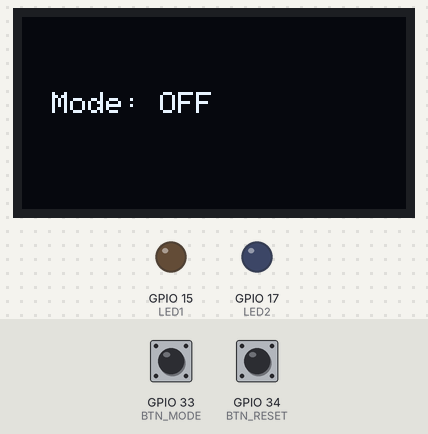
Recording of a program running on a simulated ESP32. Shown: 128×64 one-colour display, output pins drawn as LEDs (lit = HIGH). Inputs (shaded band) come from the test bench; at power-on: GPIO 34 (BTN_RESET) HIGH, GPIO 33 (BTN_MODE) HIGH.

Above: at 1.2 s.
1.3 s: GPIO 34 (BTN_RESET) pulled LOW for 0.75 s
At 2.4 s:
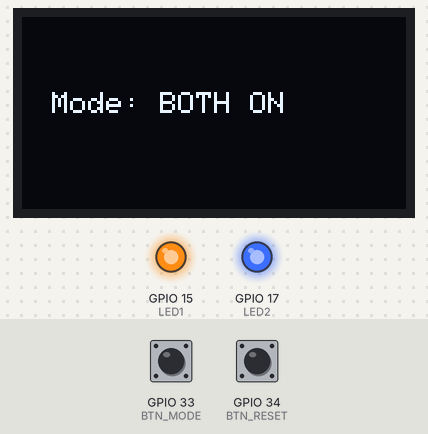
4.0 s: GPIO 34 (BTN_RESET) pulled LOW for 1 s
At 5.3 s:
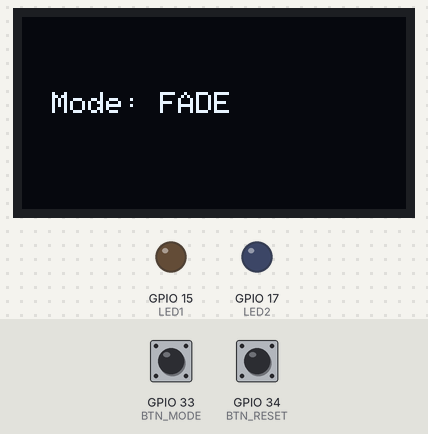
6.9 s: GPIO 34 (BTN_RESET) pulled LOW for 3.2 s
At 7.19 s:
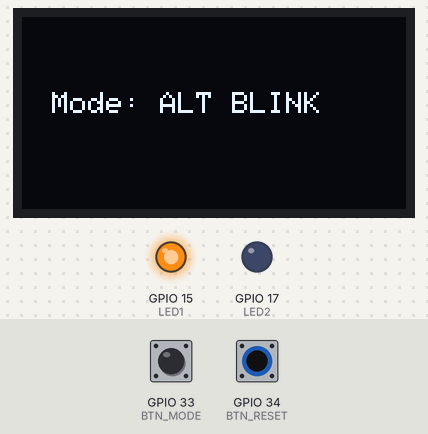
Timing chart, 0 to 12.1 s (numbered marks = the images above; inputs shaded):
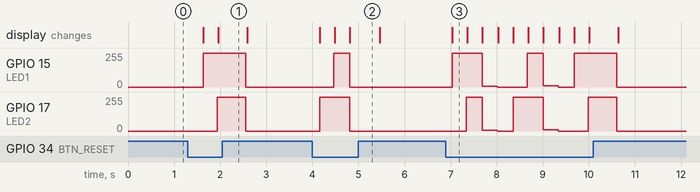

Measured:
- after the input at 1.3 s, GPIO 15 (LED1): 0/255 → 255/255 after 0.33 s, → 0/255 0.93 s later; GPIO 17 (LED2): 0/255 → 255/255 after 0.63 s, → 0/255 0.63 s later; the display: first changes after 0.33 s (image 1 shows a later state)
- after the input at 4.0 s, GPIO 15 (LED1): 0/255 → 255/255 after 0.46 s, → 0/255 0.35 s later; GPIO 17 (LED2): 0/255 → 255/255 after 0.16 s, → 0/255 0.65 s later; the display: first changes after 0.16 s (image 2 shows a later state)
- after the input at 6.9 s, GPIO 15 (LED1): 0/255 → 255/255 after 0.14 s, → 5/255 0.65 s later, → 0/255 0.32 s later, → 255/255 0.65 s later, … (8 changes in this stretch); GPIO 17 (LED2): 0/255 → 255/255 after 0.44 s, → 5/255 0.35 s later, → 0/255 0.32 s later, → 255/255 0.35 s later, … (8 changes in this stretch)

The program:

main.cpp
```cpp
// Task A: LED Mode Controller with Fade
// Name:Shahzaman Dhillon
// Reg. No: 23-NTU-CS-1273
// Description: Two push buttons control LED modes and show the state on OLED


#include <Arduino.h>
#include <Wire.h>
#include <Adafruit_GFX.h>
#include <Adafruit_SSD1306.h>

#define SCREEN_WIDTH 128
#define SCREEN_HEIGHT 64
Adafruit_SSD1306 display(SCREEN_WIDTH, SCREEN_HEIGHT, &Wire, -1);

// --- Pin Configuration ---
#define LED1 15
#define LED2 17
#define BTN_MODE 33
#define BTN_RESET 34
// SDA → 21, SCL → 22

int mode = 0;
unsigned long previousMillis = 0;    // for blinking
unsigned long modeStartTime = 0;     // to track 5 sec duration
bool ledState = false;
const unsigned long MODE_DURATION = 5000; // 5 seconds per mode

// --- Helper Function to show text on OLED ---
void showMode(String text) {
  display.clearDisplay();
  display.setTextSize(1);
  display.setTextColor(SSD1306_WHITE);
  display.setCursor(10, 25);
  display.print("Mode: ");
  display.println(text);
  display.display();
}

// --- Setup ---
void setup() {
  pinMode(LED1, OUTPUT);
  pinMode(LED2, OUTPUT);
  pinMode(BTN_MODE, INPUT);
  pinMode(BTN_RESET, INPUT);

  if (!display.begin(SSD1306_SWITCHCAPVCC, 0x3C)) {
    for (;;); // halt if OLED not found
  }

  display.clearDisplay();
  showMode("OFF");

  modeStartTime = millis(); // start first mode timer
}

// --- Main Loop ---
void loop() {
  // --- Button Handling ---
  if (digitalRead(BTN_MODE) == HIGH) {
    mode = (mode + 1) % 4;  // manually cycle 0–3
    modeStartTime = millis();
    delay(300);             // debounce
  }

  if (digitalRead(BTN_RESET) == HIGH) {
    mode = 0;               // reset to OFF
    modeStartTime = millis();
    delay(300);
  }

  // --- Auto-switch after 5 seconds ---
  if (millis() - modeStartTime >= MODE_DURATION) {
    mode = (mode + 1) % 4;  // next mode automatically
    modeStartTime = millis();
  }

  // --- LED Modes ---
  switch (mode) {
    case 0: // Both OFF
      digitalWrite(LED1, LOW);
      digitalWrite(LED2, LOW);
      showMode("OFF");
      break;

    case 1: // Alternate Blink
      showMode("ALT BLINK");
      if (millis() - previousMillis > 500) { // toggle every 0.5s
        previousMillis = millis();
        ledState = !ledState;
        digitalWrite(LED1, ledState ? HIGH : LOW);
        digitalWrite(LED2, ledState ? LOW : HIGH);
      }
      break;

    case 2: // Both ON
      digitalWrite(LED1, HIGH);
      digitalWrite(LED2, HIGH);
      showMode("BOTH ON");
      break;

    case 3: // PWM Fade (non-blocking fade)
      showMode("FADE");
      static int brightness = 0;
      static int fadeAmount = 5;
      analogWrite(LED1, brightness);
      analogWrite(LED2, brightness);
      brightness += fadeAmount;
      if (brightness <= 0 || brightness >= 255) fadeAmount = -fadeAmount;
      delay(20);
      break;
  }
}
```
